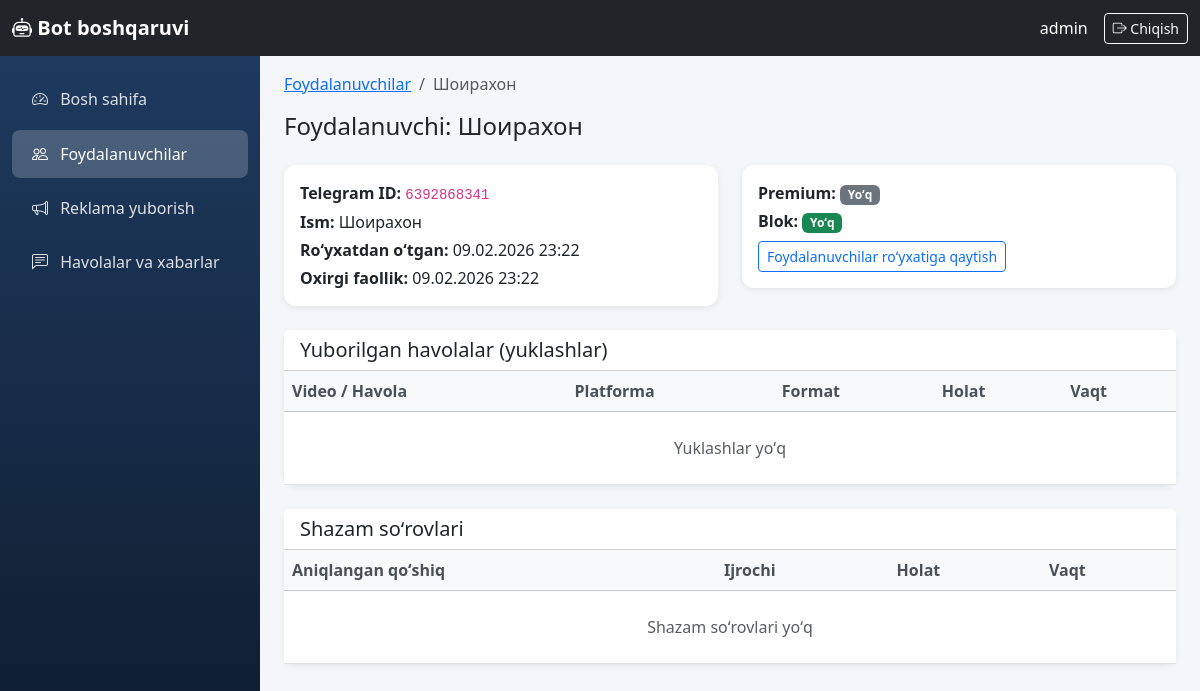
The app's page /boshqaruv/foydalanuvchilar/1/ (signed in) with its own data.
### core/models.py (models this page shows)
class TelegramUser(models.Model):
    telegram_id = models.BigIntegerField(unique=True, verbose_name='Telegram ID')
    username = models.CharField(max_length=255, blank=True, null=True, verbose_name='Username')
    first_name = models.CharField(max_length=255, verbose_name='Ism')
    last_name = models.CharField(max_length=255, blank=True, null=True, verbose_name='Familiya')
    created_at = models.DateTimeField(auto_now_add=True, verbose_name='Ro\'yxatdan o\'tgan vaqt')
    last_active = models.DateTimeField(auto_now=True, verbose_name='Oxirgi faollik')
    download_count = models.PositiveIntegerField(default=0, verbose_name='Yuklashlar soni')
    is_premium = models.BooleanField(default=False, verbose_name='Premium')
    is_banned = models.BooleanField(default=False, verbose_name='Bloklangan')
    class Meta:
        verbose_name = 'Foydalanuvchi'
        verbose_name_plural = 'Foydalanuvchilar'
        ordering = ['-last_active']
    def __str__(self):
        if self.username:
            return f'@{self.username}'
        return self.first_name

### dashboard/views.py (the view)
# urls.py: path('boshqaruv/foydalanuvchilar/<int:pk>/', views.user_detail_view, name='user_detail'),
@login_required(login_url='dashboard:login')
def user_detail_view(request, pk):
    user = get_object_or_404(TelegramUser, pk=pk)
    downloads = DownloadHistory.objects.filter(user=user).order_by('-downloaded_at')
    shazam_logs = ShazamLog.objects.filter(user=user).order_by('-recognized_at')
    return render(request, 'dashboard/user_detail.html', {
        'profile': user,
        'downloads': downloads,
        'shazam_logs': shazam_logs,
    })

### templates/dashboard/user_detail.html (shortened to what this page needs)
{% extends 'dashboard/base.html' %}
{% block content %}
<nav aria-label="breadcrumb" class="mb-3">
    <ol class="breadcrumb">
        <li class="breadcrumb-item"><a href="{% url 'dashboard:users' %}">Foydalanuvchilar</a></li>
        <li class="breadcrumb-item active">{{ profile }}</li>
    </ol>
</nav>
<h1 class="h4 mb-4">Foydalanuvchi: {{ profile }}</h1>
<div class="row mb-4">
    <div class="col-md-6">
        <div class="card">
            <div class="card-body">
                <p class="mb-1"><strong>Telegram ID:</strong> <code>{{ profile.telegram_id }}</code></p>
                <p class="mb-1"><strong>Ism:</strong> {{ profile.first_name }} {{ profile.last_name|default:"" }}</p>
                <p class="mb-1"><strong>Roʻyxatdan oʻtgan:</strong> {{ profile.created_at|date:"d.m.Y H:i" }}</p>
                <p class="mb-0"><strong>Oxirgi faollik:</strong> {{ profile.last_active|date:"d.m.Y H:i" }}</p>
            </div>
        </div>
    </div>
    <div class="col-md-6">
        <div class="card">
            <div class="card-body">
                <p class="mb-1"><strong>Premium:</strong> {% if profile.is_premium %}<span class="badge bg-warning text-dark">Ha</span>{% else %}<span class="badge bg-secondary">Yoʻq</span>{% endif %}</p>
                <p class="mb-0"><strong>Blok:</strong> {% if profile.is_banned %}<span class="badge bg-danger">Bloklangan</span>{% else %}<span class="badge bg-success">Yoʻq</span>{% endif %}</p>
                <a href="{% url 'dashboard:users' %}" class="btn btn-sm btn-outline-primary mt-2">Foydalanuvchilar roʻyxatiga qaytish</a>
            </div>
        </div>
    </div>
</div>
<div class="card mb-4">
    <div class="card-header bg-white">
        <h5 class="mb-0">Yuborilgan havolalar (yuklashlar)</h5>
    </div>
    <div class="card-body p-0">
        <div class="table-responsive">
            <table class="table table-hover mb-0">
                <thead class="table-light">
                    <tr>
                        <th>Video / Havola</th>
                        <th>Platforma</th>
                        <th>Format</th>
                        <th>Holat</th>
                        <th>Vaqt</th>
                    </tr>
                </thead>
                <tbody>
                    {% for d in downloads %}
                    <tr>
                        <td>
                            <a href="{{ d.video_url }}" target="_blank" rel="noopener" class="link-cell d-inline-block" style="max-width: 240px;" title="{{ d.video_url }}">{{ d.video_title|truncatewords:6 }}</a>
                        </td>
                        <td><span class="badge platform-badge bg-secondary">{{ d.get_platform_display }}</span></td>
                        <td>{{ d.format_label }}</td>
                        <td>
                            {% if d.status == 'completed' %}<span class="badge bg-success">Yakunlandi</span>
                            {% elif d.status == 'failed' %}<span class="badge bg-danger">Xatolik</span>
                            {% else %}<span class="badge bg-warning text-dark">{{ d.get_status_display }}</span>{% endif %}
                        </td>
                        <td><small>{{ d.downloaded_at|date:"d.m.Y H:i" }}</small></td>
                    </tr>
                    {% empty %}
                    <tr><td colspan="5" class="text-center text-muted py-4">Yuklashlar yoʻq</td></tr>
                    {% endfor %}
                </tbody>
            </table>
        </div>
    </div>
</div>
<div class="card">
    <div class="card-header bg-white">
        <h5 class="mb-0">Shazam soʻrovlari</h5>
    </div>
    <div class="card-body p-0">
        <div class="table-responsive">
            <table class="table table-hover mb-0">
                <thead class="table-light">
                    <tr>
                        <th>Aniqlangan qoʻshiq</th>
                        <th>Ijrochi</th>
                        <th>Holat</th>
                        <th>Vaqt</th>
                    </tr>
                </thead>
                <tbody>
                    {% for s in shazam_logs %}
                    <tr>
                        <td>{{ s.recognized_title|default:"—" }}</td>
                        <td>{{ s.recognized_artist|default:"—" }}</td>
                        <td>{% if s.is_successful %}<span class="badge bg-success">Muvaffaqiyatli</span>{% else %}<span class="badge bg-danger">Aniqlanmadi</span>{% endif %}</td>
                        <td><small>{{ s.recognized_at|date:"d.m.Y H:i" }}</small></td>
                    </tr>
                    {% empty %}
                    <tr><td colspan="4" class="text-center text-muted py-4">Shazam soʻrovlari yoʻq</td></tr>
                    {% endfor %}
                </tbody>
            </table>
        </div>
    </div>
</div>
{% endblock %}

### templates/dashboard/base.html (shortened to what this page needs)
{% load static %}
<!DOCTYPE html>
<html lang="uz">
<head>
    <link href="https://cdn.jsdelivr.net/npm/bootstrap@5.3.2/dist/css/bootstrap.min.css" rel="stylesheet">
    <link href="https://cdn.jsdelivr.net/npm/bootstrap-icons@1.11.1/font/bootstrap-icons.css" rel="stylesheet">
</head>
<body>
    <nav class="navbar navbar-expand-lg navbar-dark bg-dark fixed-top">
        <div class="container-fluid">
            <a class="navbar-brand" href="{% url 'dashboard:home' %}">
                <i class="bi bi-robot"></i> Bot boshqaruvi
            </a>
            <div class="d-flex align-items-center">
                <span class="text-white me-3">{{ request.user.username }}</span>
                <a href="{% url 'dashboard:logout' %}" class="btn btn-outline-light btn-sm">
                    <i class="bi bi-box-arrow-right"></i> Chiqish
                </a>
            </div>
        </div>
    </nav>
    <aside class="sidebar">
        <nav class="nav flex-column">
            <a class="nav-link {% if request.resolver_match.url_name == 'home' %}active{% endif %}" href="{% url 'dashboard:home' %}">
                <i class="bi bi-speedometer2"></i> Bosh sahifa
            </a>
            <a class="nav-link {% if request.resolver_match.url_name == 'users' or request.resolver_match.url_name == 'user_detail' %}active{% endif %}" href="{% url 'dashboard:users' %}">
                <i class="bi bi-people"></i> Foydalanuvchilar
            </a>
            <a class="nav-link {% if request.resolver_match.url_name == 'broadcast' %}active{% endif %}" href="{% url 'dashboard:broadcast' %}">
                <i class="bi bi-megaphone"></i> Reklama yuborish
            </a>
            <a class="nav-link {% if request.resolver_match.url_name == 'history' %}active{% endif %}" href="{% url 'dashboard:history' %}">
                <i class="bi bi-chat-left-text"></i> Havolalar va xabarlar
            </a>
        </nav>
    </aside>
    <main class="main-content">
        {% block content %}{% endblock %}
    </main>
</body>
</html>

### templates/dashboard/base.html (style rules this page uses)
:root { --sidebar-width: 260px; --navbar-height: 56px; }
body { min-height: 100vh; background: #f4f6f9; }
.navbar-brand { font-weight: 700; }
.sidebar { width: var(--sidebar-width); min-height: calc(100vh - var(--navbar-height)); background: linear-gradient(180deg, #1e3a5f 0%, #0d1b2a 100%); position: fixed; left: 0; top: var(--navbar-height); z-index: 100; padding-top: 1rem; }
.sidebar .nav-link { color: rgba(255,255,255,0.85); padding: 0.75rem 1.25rem; border-radius: 0.5rem; margin: 0.2rem 0.75rem; }
.sidebar .nav-link.active { background: rgba(255,255,255,0.2); color: #fff; }
.sidebar .nav-link i { margin-right: 0.5rem; width: 1.25rem; }
.main-content { margin-left: var(--sidebar-width); padding: 1.5rem; padding-top: calc(var(--navbar-height) + 1rem); }
.card { border: none; box-shadow: 0 0.125rem 0.375rem rgba(0,0,0,0.08); border-radius: 0.75rem; }
.table th { font-weight: 600; color: #495057; }

### records on screen
TelegramUser: username+first_name "Шоирахон", telegram_id "6392868341", first_name "Шоирахон", created_at "09.02.2026 23:22", last_active "09.02.2026 23:22"

### other values on screen
{{ request.user.username }} "admin"
